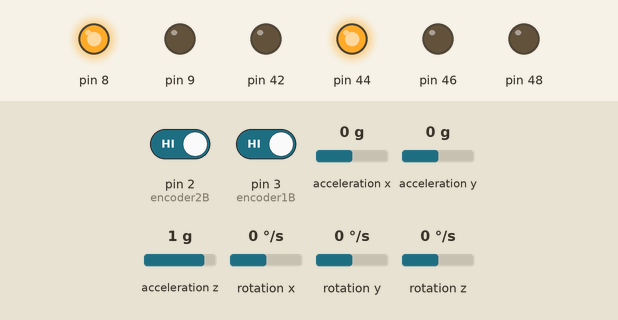
Bench run of a sketch on a simulated Arduino Mega 2560, built for the host (arithmetic inside an expression is 32-bit, double 64-bit). Shown: output pins drawn as LEDs (lit = HIGH). Wiring (inferred from the names in the program): MPU-6050 motion sensor at I2C address 0x68. The test bench sets the inputs (shaded band); at power-on: pin 2 (encoder2B) HIGH, pin 3 (encoder1B) HIGH, acceleration x 0 g, acceleration y 0 g, acceleration z 1 g, rotation x 0 °/s, rotation y 0 °/s, rotation z 0 °/s. What the sketch prints to the serial monitor is not drawn.

Above: at 0.1 s.
Timing chart, 0 to 1.6 s (numbered marks = the images above):
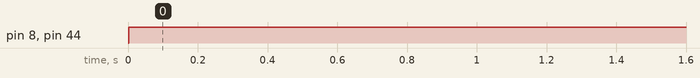

Measured:
- by itself, pin 8, pin 44: LOW → HIGH at 0.00 s

The sketch:

new.ino
```cpp
#include "Wire.h" // This library allows you to communicate with I2C devices.

#define encoder1A 12
#define encoder1B 3
#define encoder2A 13
#define encoder2B 2

// IMU STUFF
const int MPU_ADDR = 0x68;                                 // I2C address of the MPU-6050. If AD0 pin is set to HIGH, the I2C address will be 0x69.
int16_t accelerometer_x, accelerometer_y, accelerometer_z; // variables for accelerometer raw data
int16_t gyro_x, gyro_y, gyro_z;                            // variables for gyro raw data
int16_t temperature;                                       // variables for temperature data
float theta;
char tmp_str[7]; // temporary variable used in convert function

float thetaLowPass = 0;
float prevLowPass = 0;

float oldWheelAngle = 0;

float u = 0;

// converts int16 to string.
// Moreover, resulting strings will have the same length in the debug monitor.
char *convert_int16_to_str(int16_t i) {
    sprintf(tmp_str, "%6d", i);
    return tmp_str;
}

int encCount1 = 0, encCount2 = 0;

int oldMillis = 0;

void setupTimer() {
    cli();
    // Timer 1 (100ms)
    TCCR1A = 0;
    TCCR1B = 0;
    // TCCR1B |= B00000100;
    // TIMSK1 |= B00000010;
    OCR1A = 6250; // 6250

    TCCR1B |= (1 << WGM12);
    // Set CS10 and CS12 bits for 1024 prescaler
    TCCR1B |= (1 << CS12) | (1 << CS10);
    // TCCR1B |= 1024;
    // enable timer compare interrupt
    TIMSK1 |= (1 << OCIE1A);
    sei();
}

void setup() {
    // Encoders
    pinMode(encoder1A, INPUT);
    pinMode(encoder1A, INPUT);
    pinMode(encoder2A, INPUT);
    pinMode(encoder2B, INPUT);

    // Motor driver
    pinMode(42, OUTPUT);
    pinMode(44, OUTPUT);
    pinMode(46, OUTPUT);
    pinMode(48, OUTPUT);
    pinMode(9, OUTPUT);
    pinMode(8, OUTPUT);

    Serial.begin(115200);

    // setupTimer();

    attachInterrupt(digitalPinToInterrupt(encoder1B), encoder1PinChange, CHANGE);
    attachInterrupt(digitalPinToInterrupt(encoder2B), encoder2PinChange, CHANGE);
}

void loop() {
    float theta = getIMUAngle();

    thetaLowPass = theta*0.1 + 0.9*thetaLowPass;

    float wheelAngle = getWheelAngle(encCount1);

    writeToLeftMotor(1);


    timedLoop(wheelAngle);

    // if (theta > PI / 3)
    //     wheelAngle = 0;

    // Serial.print("Theta: ");
    // Serial.print(theta * 180/PI);
    // Serial.print(", Theta LP: ");
    // Serial.println(thetaLowPass * 180/PI);
}

void timedLoop(float wheelAngle) {
    int time = millis();

    if(time - oldMillis < 5)
        return;


    // Serial.print("Timer check (");
    // Serial.print(time - oldMillis);
    // Serial.println(")");


    float speed = (wheelAngle - oldWheelAngle)/(time- oldMillis);
    // Serial.print("Wheel Speed: ");
    Serial.print(time);
    Serial.print(",");
    Serial.println(speed * 1000);

    oldWheelAngle = wheelAngle;

    // Serial.println(wheelAngle / (2*PI));

    // u = -3.4904*(u) - 70.8202*(thetaLowPass) + 119.5462 * (prevLowPass);

    oldMillis = time;
    prevLowPass = thetaLowPass;

    // Serial.print("Theta: ");
    // Serial.print(thetaLowPass);
    // Serial.print(", motor: ");
    // Serial.println(u);

    // writeToLeftMotor(u/255);
    // writeToRightMotor(u/255);
}

void encoder1PinChange() {
    encCount1 += digitalRead(encoder1A) == digitalRead(encoder1B) ? -1 : 1;
}

void encoder2PinChange() {
    encCount2 += digitalRead(encoder2A) == digitalRead(encoder2B) ? -1 : 1;
}

float getIMUAngle() {
    Wire.beginTransmission(MPU_ADDR);
    Wire.write(0x3B);                        // starting with register 0x3B (ACCEL_XOUT_H) [MPU-6000 and MPU-6050 Register Map and Descriptions Revision 4.2, p.40]
    Wire.endTransmission(false);             // the parameter indicates that the Arduino will send a restart. As a result, the connection is kept active.
    Wire.requestFrom(MPU_ADDR, 7 * 2, true); // request a total of 7*2=14 registers

    // read IMU
    accelerometer_x = Wire.read() << 8 | Wire.read(); // reading registers: 0x3B (ACCEL_XOUT_H) and 0x3C (ACCEL_XOUT_L)
    accelerometer_y = Wire.read() << 8 | Wire.read(); // reading registers: 0x3D (ACCEL_YOUT_H) and 0x3E (ACCEL_YOUT_L)
    accelerometer_z = Wire.read() << 8 | Wire.read(); // reading registers: 0x3F (ACCEL_ZOUT_H) and 0x40 (ACCEL_ZOUT_L)
    temperature = Wire.read() << 8 | Wire.read();     // reading registers: 0x41 (TEMP_OUT_H) and 0x42 (TEMP_OUT_L)
    gyro_x = Wire.read() << 8 | Wire.read();          // reading registers: 0x43 (GYRO_XOUT_H) and 0x44 (GYRO_XOUT_L)
    gyro_y = Wire.read() << 8 | Wire.read();          // reading registers: 0x45 (GYRO_YOUT_H) and 0x46 (GYRO_YOUT_L)
    gyro_z = Wire.read() << 8 | Wire.read();          // reading registers: 0x47 (GYRO_ZOUT_H) and 0x48 (GYRO_ZOUT_L)

    // Calculate theta [rads]:
    float theta = atan2(accelerometer_x, accelerometer_y);
    return theta;
}

float getWheelAngle(int encoderCount) {
    return encoderCount / 1200.0 * 2 * PI;
}

void writeToLeftMotor(float input) {
    input = min(input, 1);
    input = max(input, -1);
    int sig = input >= 0;
    digitalWrite(42, !sig);
    digitalWrite(44, sig);

    float out = abs(input) * 255;
    analogWrite(8, out);
}

void writeToRightMotor(float input) {
    input = min(input, 1);
    input = max(input, -1);
    int sig = input >= 0;
    digitalWrite(46, !sig);
    digitalWrite(48, sig);

    float out = abs(input)*255;
    analogWrite(9, out);
}
```

DGPSesp32SendData.ino
```cpp
//ignore
```
